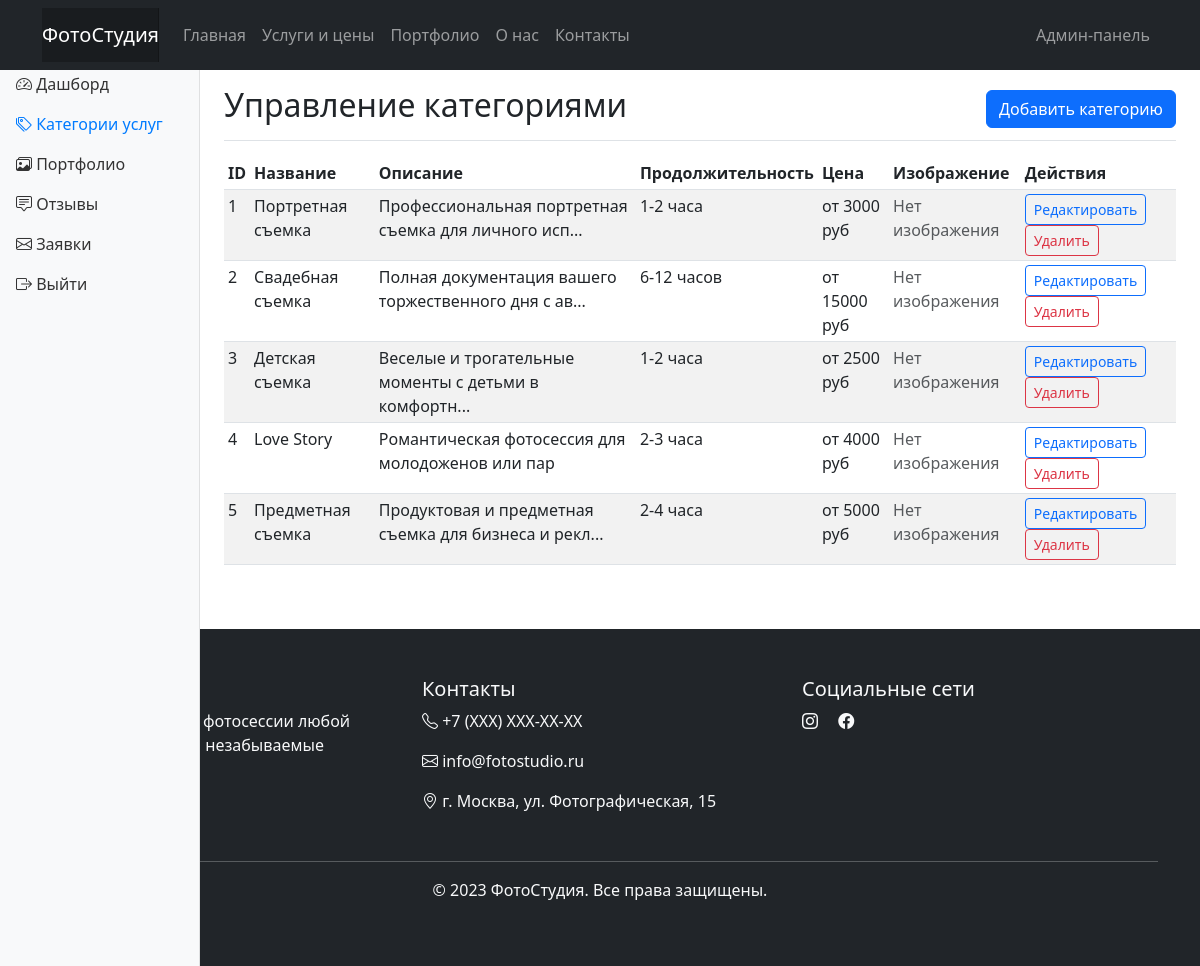
Page /admin/categories (signed in) on the committed database.
### app.py (models this page shows)
class Category(db.Model):
    id = db.Column(db.Integer, primary_key=True)
    name = db.Column(db.String(100), nullable=False)
    description = db.Column(db.Text, nullable=False)
    duration = db.Column(db.String(50))
    price = db.Column(db.String(50))
    image_filename = db.Column(db.String(200))

### app.py (the view)
@app.route('/admin/categories')
def admin_categories():
    if not session.get('admin_logged_in'):
        return redirect(url_for('admin_login'))
    categories = Category.query.all()
    return render_template('admin/categories.html', categories=categories)

### templates/admin/categories.html (shortened to what this page needs)
{% extends "admin/dashboard.html" %}
{% block content %}
<div class="container-fluid">
    <div class="row">
        <nav class="col-md-3 col-lg-2 d-md-block bg-light sidebar collapse">
            <div class="position-sticky pt-3">
                <ul class="nav flex-column">
                    <li class="nav-item">
                        <a class="nav-link" href="{{ url_for('admin_dashboard') }}">
                            <i class="bi bi-speedometer2"></i> Дашборд
                        </a>
                    </li>
                    <li class="nav-item">
                        <a class="nav-link active" href="{{ url_for('admin_categories') }}">
                            <i class="bi bi-tags"></i> Категории услуг
                        </a>
                    </li>
                    <li class="nav-item">
                        <a class="nav-link" href="{{ url_for('admin_portfolio') }}">
                            <i class="bi bi-images"></i> Портфолио
                        </a>
                    </li>
                    <li class="nav-item">
                        <a class="nav-link" href="{{ url_for('admin_reviews') }}">
                            <i class="bi bi-chat-square-text"></i> Отзывы
                        </a>
                    </li>
                    <li class="nav-item">
                        <a class="nav-link" href="{{ url_for('admin_requests') }}">
                            <i class="bi bi-envelope"></i> Заявки
                        </a>
                    </li>
                    <li class="nav-item">
                        <a class="nav-link" href="{{ url_for('admin_logout') }}">
                            <i class="bi bi-box-arrow-right"></i> Выйти
                        </a>
                    </li>
                </ul>
            </div>
        </nav>
        <main class="col-md-9 ms-sm-auto col-lg-10 px-md-4">
            <div class="d-flex justify-content-between flex-wrap flex-md-nowrap align-items-center pt-3 pb-2 mb-3 border-bottom">
                <h1 class="h2">Управление категориями</h1>
                <a href="{{ url_for('admin_add_category') }}" class="btn btn-primary">Добавить категорию</a>
            </div>
            {% if categories %}
            <div class="table-responsive">
                <table class="table table-striped table-sm">
                    <thead>
                        <tr>
                            <th>ID</th>
                            <th>Название</th>
                            <th>Описание</th>
                            <th>Продолжительность</th>
                            <th>Цена</th>
                            <th>Изображение</th>
                            <th>Действия</th>
                        </tr>
                    </thead>
                    <tbody>
                        {% for category in categories %}
                        <tr>
                            <td>{{ category.id }}</td>
                            <td>{{ category.name }}</td>
                            <td>{{ category.description[:50] }}{% if category.description|length > 50 %}...{% endif %}</td>
                            <td>{{ category.duration or 'Не указана' }}</td>
                            <td>{{ category.price or 'Не указана' }}</td>
                            <td>
                                {% if category.image_filename %}
                                <img src="{{ url_for('static', filename='uploads/' + category.image_filename) }}" alt="{{ category.name }}" style="width: 50px; height: 50px; object-fit: cover;">
                                {% else %}
                                <span class="text-muted">Нет изображения</span>
                                {% endif %}
                            </td>
                            <td>
                                <a href="{{ url_for('admin_edit_category', id=category.id) }}" class="btn btn-sm btn-outline-primary">Редактировать</a>
                                <form method="POST" action="{{ url_for('admin_delete_category', id=category.id) }}" style="display: inline;" onsubmit="return confirm('Вы уверены, что хотите удалить эту категорию? Это также удалит все связанные работы в портфолио.')">
                                    <button type="submit" class="btn btn-sm btn-outline-danger">Удалить</button>
                                </form>
                            </td>
                        </tr>
                        {% endfor %}
                    </tbody>
                </table>
            </div>
            {% else %}
            <p>Нет категорий. <a href="{{ url_for('admin_add_category') }}">Добавить первую категорию</a></p>
            {% endif %}
        </main>
    </div>
</div>
{% endblock %}

### static/css/style.css (style rules this page uses)
.btn { transition: all 0.2s ease-in-out; }

### templates/admin/dashboard.html (style rules this page uses)
.sidebar { position: fixed; top: 0; bottom: 0; left: 0; z-index: 100; padding: 48px 0 0; box-shadow: inset -1px 0 0 rgba(0, 0, 0, .1); }
.sidebar .nav-link { font-weight: 500; color: #333; }
.sidebar .nav-link.active { color: #007bff; }

### rows in the picture
Category: id "1", name "Портретная съемка", description "Профессиональная портретная съемка для личного исп", duration "1-2 часа", price "от 3000 руб", shows "Нет изображения"
Category: id "2", name "Свадебная съемка", description "Полная документация вашего торжественного дня с ав", duration "6-12 часов", price "от 15000 руб", shows "Нет изображения"
Category: id "3", name "Детская съемка", description "Веселые и трогательные моменты с детьми в комфортн", duration "1-2 часа", price "от 2500 руб", shows "Нет изображения"
Category: id "4", name "Love Story", description "Романтическая фотосессия для молодоженов или пар", duration "2-3 часа", price "от 4000 руб", shows "Нет изображения"
Category: id "5", name "Предметная съемка", description "Продуктовая и предметная съемка для бизнеса и рекл", duration "2-4 часа", price "от 5000 руб", shows "Нет изображения"
